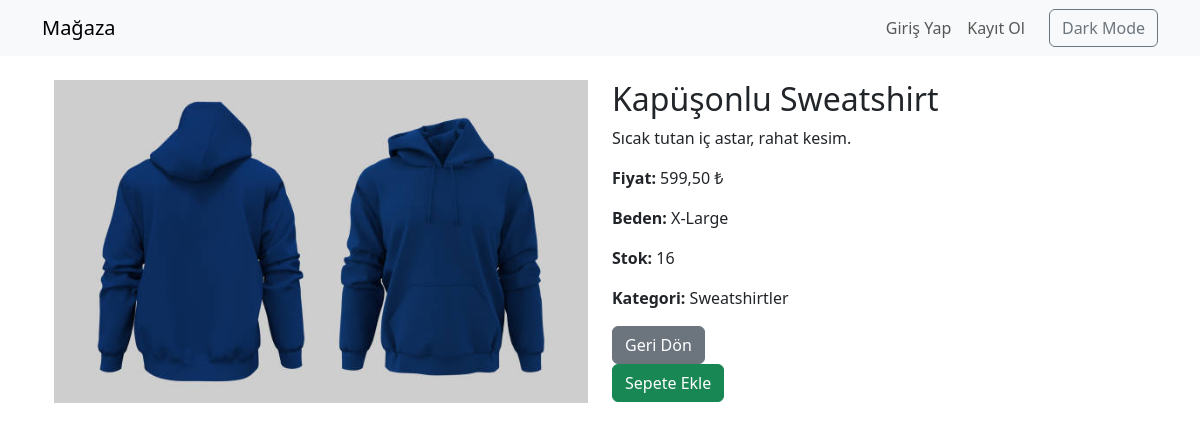
The app's page /product/3/kapusonlu-sweatshirt/ with its own data.
### store/models.py (models this page shows, shortened)
class Product(models.Model):
    SIZE_CHOICES = [
        ('S', 'Small'),
        ('M', 'Medium'),
        ('L', 'Large'),
        ('XL', 'X-Large'),
    ]
    category = models.ForeignKey(Category, on_delete=models.CASCADE)
    name = models.CharField(max_length=200)
    slug = models.SlugField(unique=True)
    description = models.TextField(blank=True)
    price = models.DecimalField(max_digits=10, decimal_places=2)
    stock = models.PositiveIntegerField(default=0)
    size = models.CharField(max_length=2, choices=SIZE_CHOICES, default='M')
    available = models.BooleanField(default=True)
    image = models.ImageField(upload_to='products/', blank=True, null=True)
    created_at = models.DateTimeField(auto_now_add=True)
    updated_at = models.DateTimeField(auto_now=True)

class Category(models.Model):
    name = models.CharField(max_length=200, unique=True)
    slug = models.SlugField(max_length=200, unique=True)

### store/views.py (the view)
# urls.py: path('product/<int:id>/<slug:slug>/', views.product_detail, name='product_detail'),
def product_detail(request, id, slug):
    product = get_object_or_404(Product, id=id, slug=slug, available=True)
    return render(request, 'store/product_detail.html', {'product': product})

### store/templates/store/product_detail.html (shortened to what this page needs)
{% extends 'base.html' %}
{% block content %}
<div class="container mt-4">
  <div class="row">
    <div class="col-md-6">
      {% if product.image %}
      <img src="{{ product.image.url }}" class="img-fluid" alt="{{ product.name }}">
      {% else %}
      <img src="https://via.placeholder.com/600x600" class="img-fluid" alt="No Image">
      {% endif %}
    </div>
    <div class="col-md-6">
      <h2>{{ product.name }}</h2>
      <p>{{ product.description }}</p>
      <p><strong>Fiyat:</strong> {{ product.price }} ₺</p>
      <p><strong>Beden:</strong> {{ product.get_size_display }}</p>
      <p><strong>Stok:</strong> {{ product.stock }}</p>
      <p><strong>Kategori:</strong> {{ product.category.name }}</p>
      <a href="{% url 'store:product_list' %}" class="btn btn-secondary">Geri Dön</a>
<form method="post" action="{% url 'store:add_to_cart' product.id %}">
  <button type="submit" class="btn btn-success">Sepete Ekle</button>
</form>
    </div>
  </div>
</div>
{% endblock %}

### records on screen
Product: image (picture), name "Kapüşonlu Sweatshirt", description "Sıcak tutan iç astar, rahat kesim.", price "599,50", size "X-Large", stock "16", category.name "Sweatshirtler"
